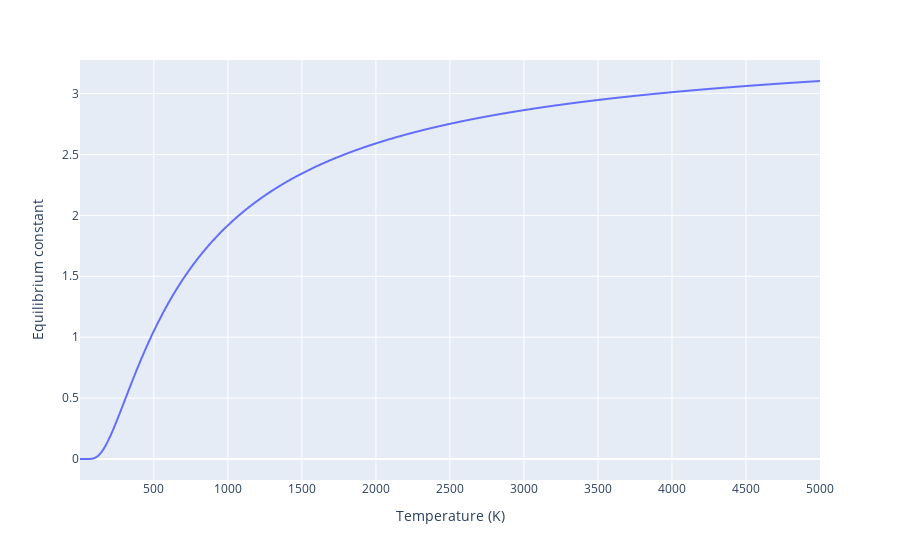

The code cell stored with this chart in its notebook:
### Markdown cell above
## 2g) $K$ vs. $T$

### Code cell
px.line(df2, x='T',
        # Try switching the y axis list to plot the right columns
        y='K',
        # Plotly labels are changed in a dictionary
        labels={'K': "Equilibrium constant", # value is the default name given to the y-axis when multiple things are plotted
                'T': "Temperature (K)"
               }
       )

### Figure 1 — Plotly figure (JSON) as saved in the notebook; plotly's stock layout.template omitted (floating-point values rounded to 4 significant figures; data arrays with more than 128 entries replaced by an {"elided": "..."} marker saying what was removed)
{"data": [{"hovertemplate": "Temperature (K)=%{x}<br>Equilibrium constant=%{y}<extra></extra>", "legendgroup": "", "line": {"color": "#636efa", "dash": "solid"}, "marker": {"symbol": "circle"}, "mode": "lines", "name": "", "showlegend": false, "type": "scattergl", "x": {"elided": "2000 float values"}, "xaxis": "x", "y": {"elided": "2000 float values"}, "yaxis": "y"}], "layout": {"legend": {"tracegroupgap": 0}, "margin": {"t": 60}, "xaxis": {"anchor": "y", "domain": [0, 1], "title": {"text": "Temperature (K)"}}, "yaxis": {"anchor": "x", "domain": [0, 1], "title": {"text": "Equilibrium constant"}}}}
